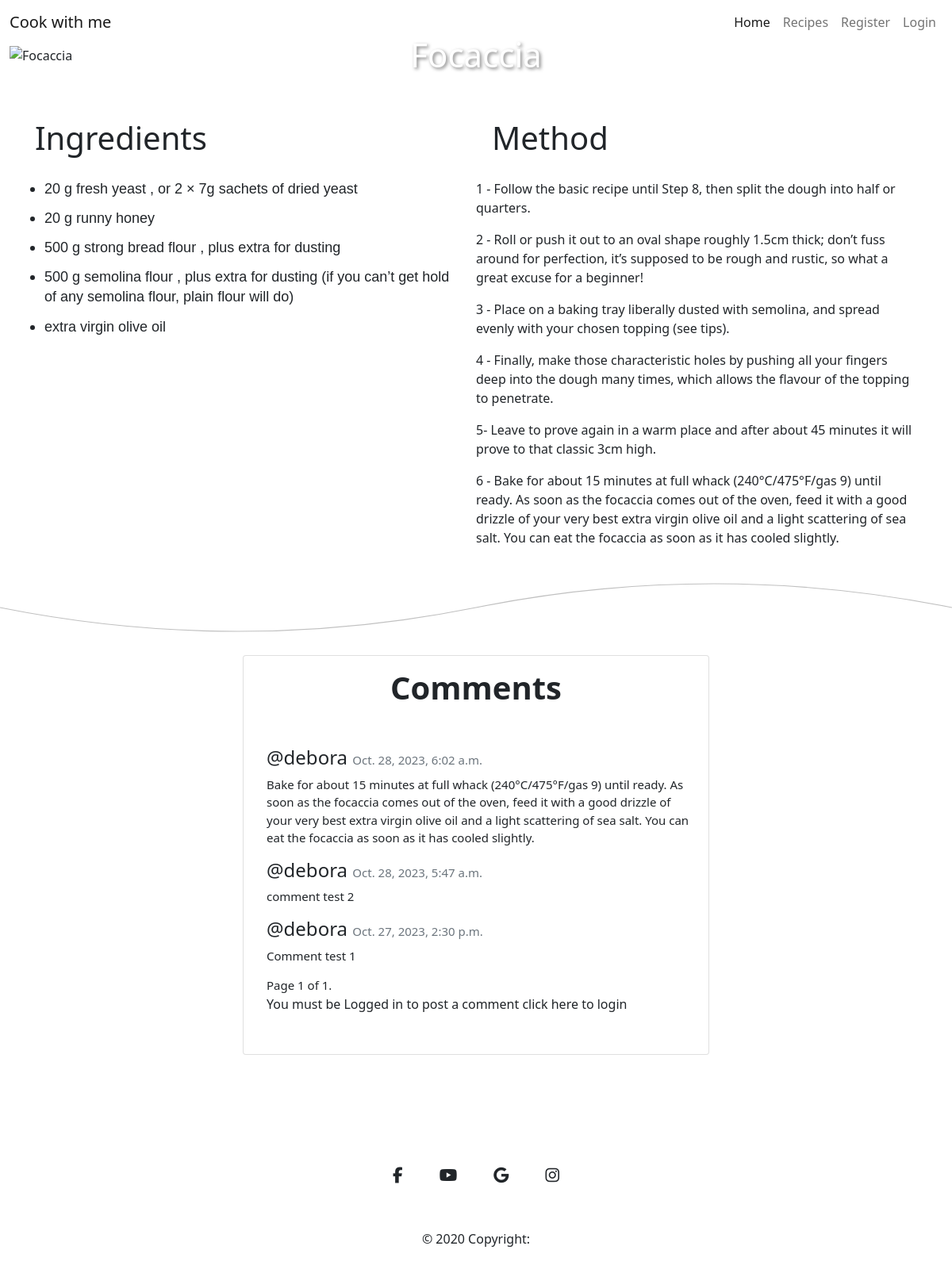
The app's page /recipes/4/, older data.
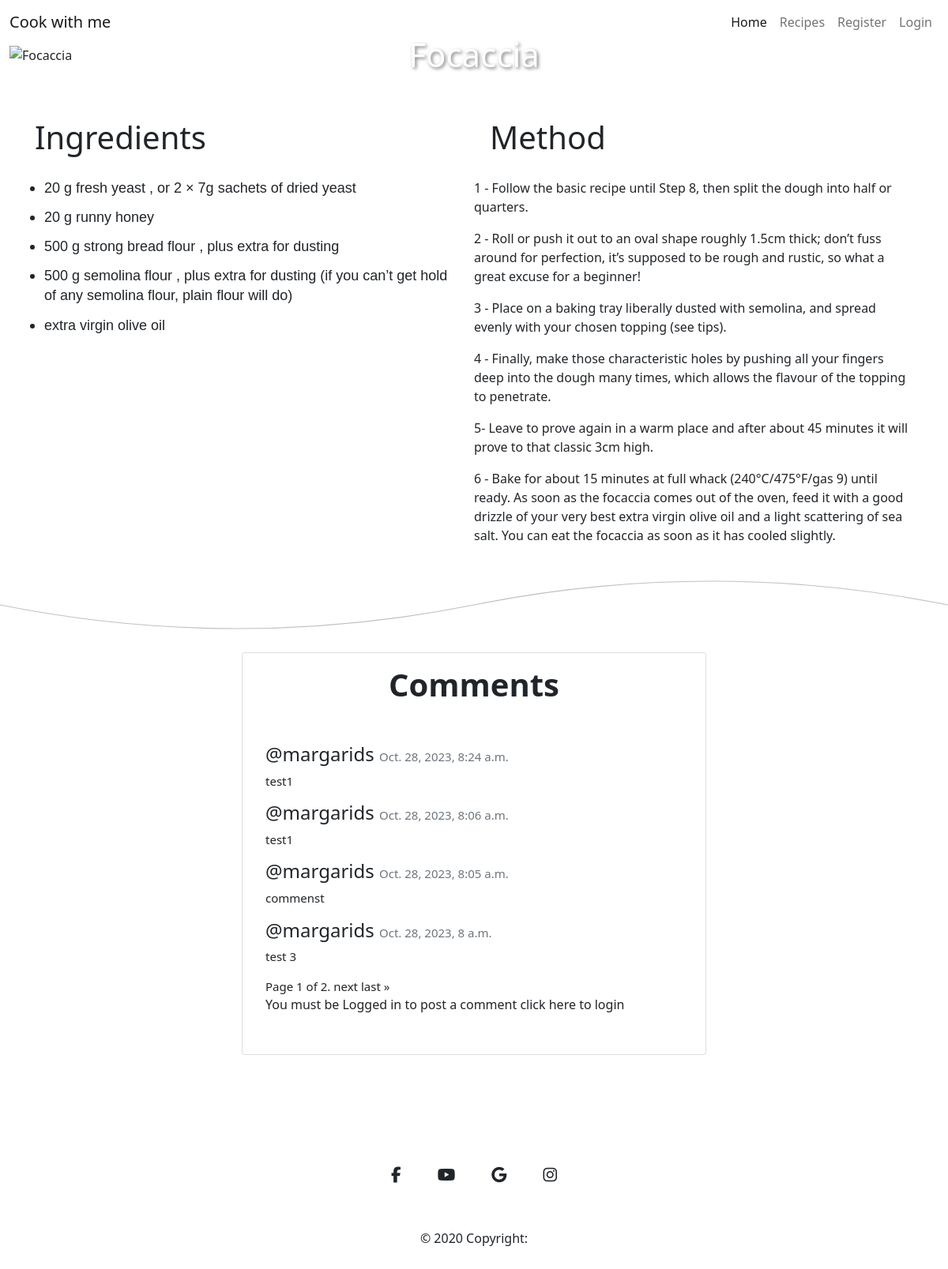
The same page, newer data.
### cook_recipe/models.py (models this page shows, shortened)
class Comment(models.Model):
    recipe = models.ForeignKey(Recipe, on_delete=models.CASCADE)
    user = models.ForeignKey(User, on_delete=models.CASCADE, null=True, blank=True)
    first_name = models.CharField(max_length=50, blank=True, null=True)
    last_name = models.CharField(max_length=50, blank=True, null=True)
    email = models.EmailField(max_length=50, blank=True, null=True)
    content_body = models.TextField(max_length=400)
    comment_approved = models.BooleanField(default=False)
    created_on = models.DateTimeField(auto_now_add=True)

### cook_recipe/views.py (the view, shortened to what this page needs)
# urls.py: path('recipes/<int:recipe_id>/',  recipe_content, name='recipe_content'),
def recipe_content(request, recipe_id):
    recipe = get_object_or_404(Recipe, pk=recipe_id)
    comments = recipe.comment_set.all().order_by('-created_on')
    paginator = Paginator(comments, 4) # Show 4 comments per page
    page = request.GET.get('page')
    comments = paginator.get_page(page)
    form = CommentForm()
    return render(request, 'recipe_content.html', {'form':form, 'recipe':recipe, 'comments': comments})

### templates/recipe_content.html (shortened to what this page needs)
{% extends 'base.html' %}
{% load static%}
{% load crispy_forms_tags%}
{% block content %}
<div class="container-fluid">
    <div class="row">
        <div class="col-12 title-box">
            <img src="{{ recipe.recipe_image.url }}" alt="{{ recipe.title }}" class="img-fluid w-100">
            <h1>{{ recipe.title }}</h1>
        </div>
    </div>
</div>
<div class="container-fluid row mt-5">
        <div class="col-md-6">
            <h2>Ingredients</h2>
            {{ recipe.content|safe }}
        </div>
        <div class="col-md-6">
            <h2>Method</h2>
            {{ recipe.content_method|safe }}
        </div>
</div>
<svg xmlns="http://www.w3.org/2000/svg" viewBox="0 0 1000 100" preserveAspectRatio="none">
    <path d="M0 50 Q 250 100 500 50 T 1000 50" fill="none" stroke="silver" stroke-width="1"></path>
</svg>
<div class="row d-flex justify-content-center mt-100 mb-100">
    <div class="col-lg-6">
        <div class="card">
            <div class="card-body text-center">
                <h4 class="card-title fs-1">Comments</h4>
            </div>
            <div class="comment-widgets">
                <div class="d-flex flex-row comment-row m-t-0">
                    <div class="comment-text w-100">
                        {% for comment in comments %}
                             <h6 class="fs-4">@{{ comment.user }} <span class="text-muted float-right">{{ comment.created_on }}</span></h6>
                             <span class="m-b-15 d-block">{{ comment.content_body }}</span>
                        {% endfor %}
                        <div class="pagination">
                            <span class="step-links">
                                <span class="current">
                                    Page {{ comments.number }} of {{ comments.paginator.num_pages }}.
                                </span>
                                {% if comments.has_next %}
                                    <a href="?page={{ comments.next_page_number }}">next</a>
                                    <a href="?page={{ comments.paginator.num_pages }}">last &raquo;</a>
                                {% endif %}
                            </span>
                        </div>
                        {% if user.is_authenticated %}
                            <h3>Add a Comment</h3>
                            <form method="post">
                                {% csrf_token %}
                                {{ form|crispy }}
                                <button type="submit" class="btn btn-success btn-sm mt-5">Publish</button>
                                <button type="button" class="btn btn-primary btn-sm mt-5">Edit</button>
                                <button type="button" class="btn btn-danger btn-sm mt-5">Delete</button>
                            </form>
                        {% else %}
                            <p>You must be Logged in to post a comment <a href="{% url 'account_login' %}">click here</a> to login </p>
                        {% endif %}
                    </div>
                </div>
            </div>
        </div>
    </div>
</div>
{% endblock %}

Row changes from the older to the newer data that the page shows:
no longer on this page (row unchanged): Comment: user "debora", created_on "Oct. 28, 2023, 6:02 a.m.", content_body "Bake for about 15 minutes at full whack (240°C/475°F/gas 9) until ready. As soon as the focaccia comes out of the oven, feed it with a good drizzle of your very best extra virgin olive oil and a light scattering of sea salt. You can eat the focaccia as soon as it has cooled slightly."
no longer on this page (row unchanged): Comment: user "debora", created_on "Oct. 28, 2023, 5:47 a.m.", content_body "comment test 2"
no longer on this page (row unchanged): Comment: user "debora", created_on "Oct. 27, 2023, 2:30 p.m.", content_body "Comment test 1"
added Comment: user "margarids", created_on "Oct. 28, 2023, 8:24 a.m.", content_body "test1"
added Comment: user "margarids", created_on "Oct. 28, 2023, 8:06 a.m.", content_body "test1"
added Comment: user "margarids", created_on "Oct. 28, 2023, 8:05 a.m.", content_body "commenst"
added Comment: user "margarids", created_on "Oct. 28, 2023, 8 a.m.", content_body "test 3"
Text that changed along with them:
{{ comments.paginator.num_pages }}: "1" → "2"
text now shown: "next last »"
